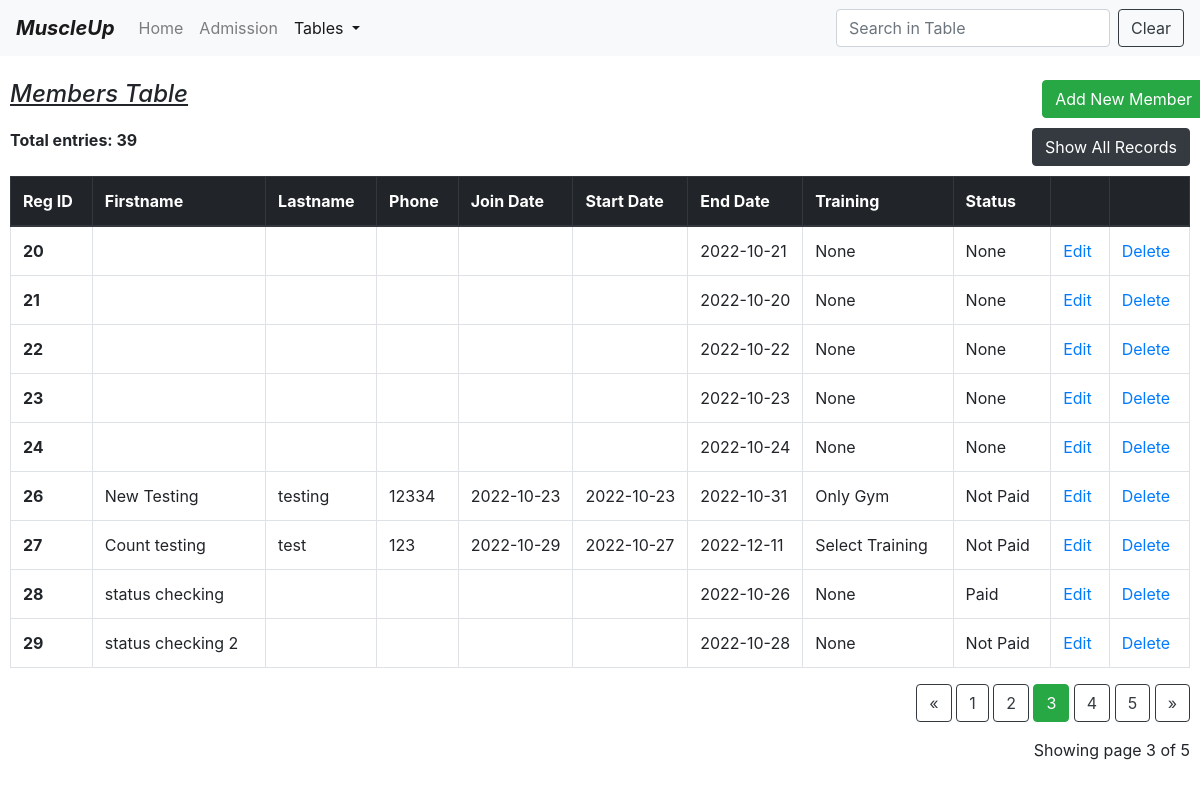
The page /table?page=3 (signed in) on the database its author committed.
### model.py (models this page shows)
class Members(db.Model):
    id = db.Column(db.Integer, primary_key=True)
    firstname = db.Column(db.String(30))
    lastname = db.Column(db.String(30))
    phoneno = db.Column(db.Integer)
    email = db.Column(db.String(30))
    joindate = db.Column(db.String(11))
    startdate = db.Column(db.String(11))
    enddate = db.Column(db.String(11))
    address = db.Column(db.String(100))
    status = db.Column(db.String(10))
    training = db.Column(db.String(10))
    amount = db.Column(db.Integer)

### app.py (the view)
@app.route("/table")
def table():
    try:
        if "username" not in session:
            flash("Please log in first")
            return render_template("login.html")
        page = request.args.get('page', 1, type=int)
        member = Members.query.order_by(Members.id).paginate(page=page, per_page=9)
        total_rows = Members.query.count()
        button_name = "Show All Records"
        path = "/table1"
        return render_template("table.html", member=member, total_rows=total_rows, button_name=button_name, path=path)
    except:
        return make_response("Something went wrong. Call Developer!")

### templates/table.html (shortened to what this page needs)
<!DOCTYPE html>
<html lang="en">
<head>
    <link href="https://cdn.jsdelivr.net/npm/bootstrap@4.0.0/dist/css/bootstrap.min.css"
 rel="stylesheet">
</head>
<body>
<nav class="navbar navbar-expand-lg navbar-light bg-light">
    <a class="navbar-brand" href="/home"><b><i>MuscleUp</i></b></a>
    <div class="collapse navbar-collapse" id="navbarSupportedContent">
        <ul class="navbar-nav mr-auto">
            <li class="nav-item ">
                <a class="nav-link" href="/home">Home <span class="sr-only">(current)</span></a>
            </li>
            <li class="nav-item">
                <a class="nav-link" href="/form">Admission</a>
            </li>
            <li class="nav-item dropdown active">
                <a aria-expanded="false" aria-haspopup="true" class="nav-link dropdown-toggle" data-toggle="dropdown"
                   href="#"
                   id="navbarDropdown" role="button">
                    Tables
                </a>
            </li>
        </ul>
        <form class="form-inline my-2 my-lg-0">
            <input aria-label="Search" class="form-control mr-sm-2" id="myInput" onkeyup="myFunction()" placeholder="Search in Table"
                   type="search">
            <button class="btn btn-outline-dark my-2 my-sm-0" onclick="document.getElementById('myInput').value = ''">Clear</button>
        </form>
    </div>
</nav>
<br>
<div class="Container" style="padding-left:10px;padding-right:10px;">
    <div class="row">
        <div class="col md-12">
            <h4><u><i>Members Table</i></u><br></h4>
        </div>
        <a href="/form">
            <button class="btn btn-success float-right" type="button">Add New Member
            </button>
        </a>
        <br><br>
    </div>
    <div class="row">
        <div class="col">
            <label>
                <strong>Total entries: {{total_rows}}</strong>
            </label>
        </div>
        <div class="col">
            <a href="{{path}}">
            <button class="btn btn-dark float-right" type="button">{{button_name}}</button><br><br>
            </a>
        </div>
    </div>
    <table class="table table-bordered table-hover " id="myTable">
        <thead class="thead-dark">
        <tr>
            <th scope="col">Reg ID</th>
            <th scope="col">Firstname</th>
            <th scope="col">Lastname</th>
            <th scope="col">Phone</th>
            <th scope="col" style="width:110px">Join Date</th>
            <th scope="col" style="width:110px">Start Date</th>
            <th scope="col" style="width:110px">End Date</th>
            <th scope="col">Training</th>
            <th scope="col">Status</th>
            <th scope="col"></th>
            <th scope="col"></th>
        </tr>
        </thead>
        <tbody>
        {% for i in member.items %}
        <tr>
            <th scope="row">{{i.id}}</th>
            <td>{{i.firstname}}</td>
            <td>{{i.lastname}}</td>
            <td>{{i.phoneno}}</td>
            <td style="white-space:nowrap">{{i.joindate}}</td>
            <td style="white-space:nowrap">{{i.startdate}}</td>
            <td style="white-space:nowrap">{{i.enddate}}</td>
            <td>{{i.training}}</td>
            <td>{{i.status}}</td>
            <td><a href="/edit/{{i.id}}">Edit</a></td>
            <td><a href="/delete/{{i.id}}" onclick="return confirm('are you sure to delete ?')">Delete</a></td>
        </tr>
        {% endfor %}
        </tbody>
    </table>
    <div class="text-right">
        <a class="btn btn-outline-dark
       {% if member.page == 1 %}disabled{% endif %}"
           href="{{ url_for('table', page=member.prev_num) }}">
            &laquo;
        </a>
        {% for page_num in member.iter_pages(left_edge=1, right_edge=1, left_current=1, right_current=2) %}
        {% if page_num %}
        {% if member.page == page_num %}
        <a class="btn btn-success"
           href="{{ url_for('table', page=page_num) }}">
            {{ page_num }}
        </a>
        {% else %}
        <a class="btn btn-outline-dark"
           href="{{ url_for('table', page=page_num) }}">
            {{ page_num }}
        </a>
        {% endif %}
        {% else %}
        ...
        {% endif %}
        {% endfor %}
        <a class="btn btn-outline-dark
       {% if member.page == member.pages %}disabled{% endif %}"
           href="{{ url_for('table', page=member.next_num) }}">
            &raquo;
        </a>
    </div>
    <p class="text-right mt-3">
        Showing page {{ member.page }} of {{ member.pages }}
    </p>
    <br><br><br>
</div>
</body>
</html>

### rows shown on the page
Members: id "20", enddate "2022-10-21", training "None", status "None"
Members: id "21", enddate "2022-10-20", training "None", status "None"
Members: id "22", enddate "2022-10-22", training "None", status "None"
Members: id "23", enddate "2022-10-23", training "None", status "None"
Members: id "24", enddate "2022-10-24", training "None", status "None"
Members: id "26", firstname "New Testing", lastname "testing", phoneno "12334", joindate "2022-10-23", startdate "2022-10-23", enddate "2022-10-31", training "Only Gym", status "Not Paid"
Members: id "27", firstname "Count testing", lastname "test", phoneno "123", joindate "2022-10-29", startdate "2022-10-27", enddate "2022-12-11", training "Select Training", status "Not Paid"
Members: id "28", firstname "status checking", enddate "2022-10-26", training "None", status "Paid"
Members: id "29", firstname "status checking 2", enddate "2022-10-28", training "None", status "Not Paid"

### other values the page prints
{{ total_rows }} "39"
{{ button_name }} "Show All Records"
{{ page_num }} "1" "2" "4" "5"
{{ page_num }} "3"
{{ member.page }} "3"
{{ member.pages }} "5"
